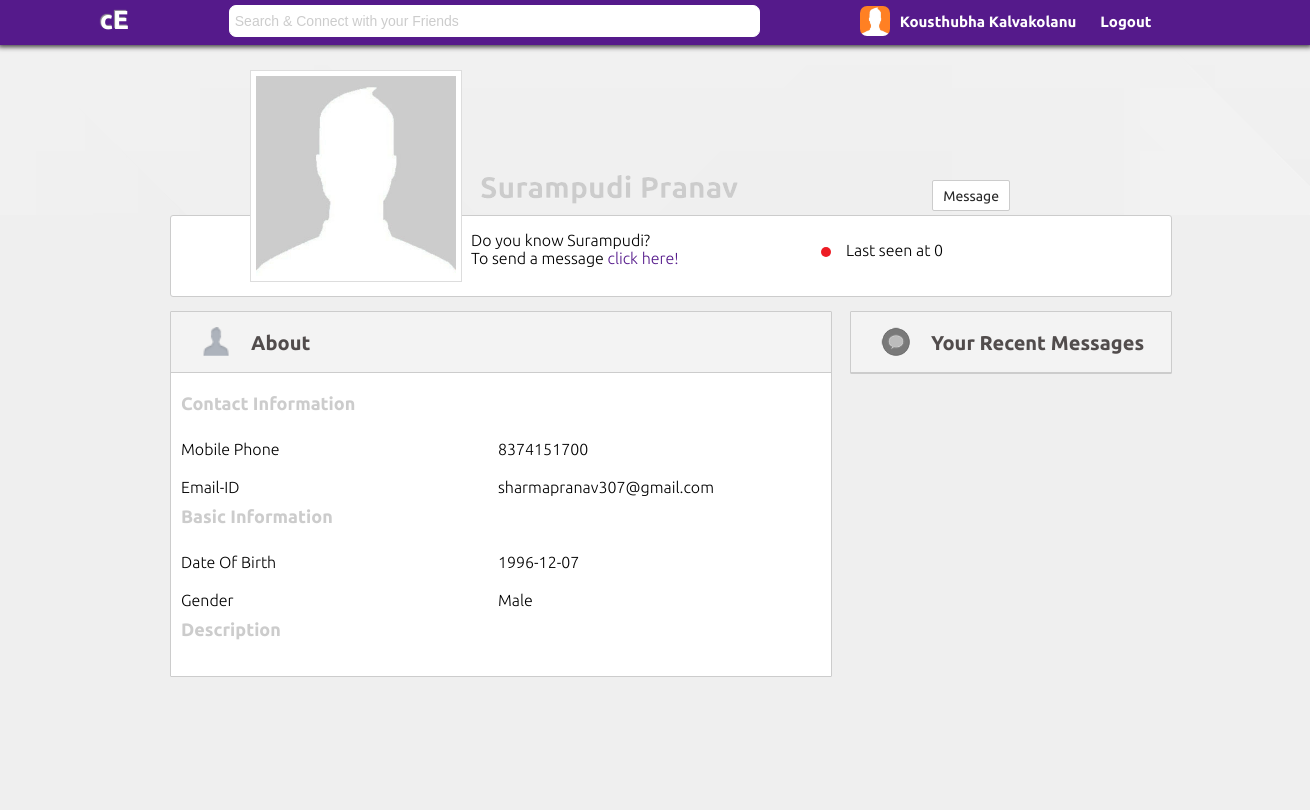
The app's page /main.php?user=sharmapranav307@gmail.com (signed in) with its own data.
### tables this page shows
CREATE TABLE `user` (
  `id` int(11) NOT NULL,
  `firstname` varchar(150) NOT NULL,
  `lastname` varchar(150) NOT NULL,
  `email` varchar(200) NOT NULL,
  `mobile` varchar(10) NOT NULL,
  `dob` date NOT NULL,
  `password` varchar(50) NOT NULL,
  `gender` text NOT NULL,
  `joineddate` date NOT NULL,
  `msgtable` varchar(200) NOT NULL,
  `status` varchar(7) NOT NULL DEFAULT 'offline',
  `imgURL` varchar(150) NOT NULL DEFAULT 'UserContent/profile_00.jpg',
  `user_desc` text NOT NULL,
  `last_online` varchar(50) NOT NULL DEFAULT '0'
);

### main.php (the view, shortened to what this page needs)
<?php
$con = mysqli_connect(DB_HOST,DB_USER,DB_PASSWORD,DB_DATABASE);
if(mysqli_connect_errno()){
	die('Couldn\'t connect to database!');
}else{
	$user = $_GET['user'];
	$sql = "SELECT * FROM user WHERE email='$user'";
	$query = mysqli_query($con,$sql);
	if($query){
		$data = mysqli_fetch_assoc($query);
		$firstname = $data['firstname'];
		$lastname = $data['lastname'];
		$email = $data['email'];
		$mobile = $data['mobile'];
		$dob = $data['dob'];
		$imgURL = $data['imgURL'];
		$gender = $data['gender'];
		$desc = $data['user_desc'];
	}
}
?>
<!doctype html>
<html>
<head>
<link href="css/home.css" rel="stylesheet" media="screen" type="text/css" />
</head>
<body>
<div class="container" id="container">
<div class="header">
<div class="main_nav">
<div class="pic_holder" id="tilt"><div class="display_pic"><img src="<?php echo $imgURL;?>" width="200" height="200" id="display_pic"  onClick="openFile()"/></div></div>
<div class="display_name"><?php echo $firstname." ".$lastname;?></div>
<div class="button">
<?php
if($email==$_SESSION['email']){
	echo '<a href="update.php">Update Info</a>';
}else{
	echo '<a href="home.php?to='.$email.'">Message</a>';
}
?>
</div>
<div class="logo"><a href="main.php">cE</a></div>
<input type="text" id="search" name="search" onFocus="clearText(this)" onBlur="clearText(this)" value="Search & Connect with your Friends" style="margin:5px 0 0 100px; color:#CCC; font-size:14px; float:left;"/>
<div class="profile">
<a href="main.php">
<div class="profile_main">
<div class="profile_content"><img src="<?php echo $_SESSION['imgURL']?>" width="30" height="30"/></div>
<div class="profile_content2"><?php echo $_SESSION['firstname']." ".$_SESSION['lastname']?></div>
</div>
</a>
<div class="profile_content3"><a href="sinout.php">Logout</a></div>
</div>
</div>
</div>
<div class="content_main" id="content"  onClick="collapseSearch()">
<div class="display">
<div class="do_you_know">
<?php
if($email==$_SESSION['email']){
	echo 'To update your profile <a href="update.php">click here!</a>';
}else{
	echo 'Do you know '.$firstname.'?<br>To send a message <a href="home.php?to='.$email.'">click here!</a>';
}
?>
</div>
<div class="do_you_know2">
<?php
if($email!=$_SESSION['email']){
	$con = mysqli_connect(DB_HOST,DB_USER,DB_PASSWORD,DB_DATABASE);
	if(mysqli_connect_errno()){
		die('Couldn\'t connect to database!');
	}else{
		$sql = "SELECT status,last_online FROM user WHERE email='$email'";
		$query = mysqli_query($con,$sql);
		if($query){
			$row = mysqli_fetch_assoc($query);
			if($row['status']=='online'){
				echo 'Online  <div class="online"></div>';
			}else{
				echo 'Last seen at '.$row['last_online'].'  <div class="offline" style="margin:6px 15px 0 0;float:left;"></div>';
			}
		}else echo mysqli_error($con);
	}
}
?>
</div>
</div>
<div class="about_us">
<div class="page_header">
<div class="page_header_img"><img src="Images/user.png" width="30" height="30"></div>
<div class="page_title">About</div>
</div>
<div class="about_main">
<div class="about_title">Contact Information</div>
<div class="def">Mobile Phone</div><div class="value"><?php echo $mobile?></div>
<div class="def">Email-ID</div><div class="value"><?php echo $email?></div>
<div class="about_title">Basic Information</div>
<div class="def">Date Of Birth</div><div class="value"><?php echo $dob?></div>
<div class="def">Gender</div><div class="value"><?php echo $gender?></div>
<div class="about_title">Description</div>
<div class="value" style="width:97%"><?php echo $desc?></div>
</div>
</div>
<div class="recent_chats">
<div class="page_header">
<div class="page_header_img"><img src="Images/Messages-icon.png" width="30" height="30"></div>
<div class="page_title">Your Recent Messages</div>
</div>
</div>
</div>
</div>
</body>
</html>

### css/home.css (style rules this page uses)
body { width: 100%; color:#551A8B; margin:0; padding:0; font-size:18px; font-family: Ubuntu, Arial, "libra sans", sans-serif; }
.container { width: 100%; margin:0; padding:0; background:url(../Images/image-background-paper.png); }
.header { width: 100%; height: 45px; box-shadow:0px 0px 5px 2px rgba(0,0,0,0.75); margin:0; padding:0; background:#efefef; }
.main_nav { background: #551A8B; margin:0; padding:0; height:45px; font-size:16px; }
.logo { font-size:26px; color:#FFFFFF; font-weight:bold; float:left; margin:5px 0 0 100px; text-shadow:-1px -1px 1px #999; }
.logo a { color:#FFF; text-decoration:none; }
.profile_content { height:30px; color:#FFF; margin:6px 10px 0 100px; float:left; }
.profile_content img { border-radius:7px; }
.profile_main { border-radius:5px; }
.profile_content2 { height:35px; color:#FFF; font-size:15px; margin:13px 14px 0 0px; float:left; font-weight:bold; }
.profile_content3 { height:35px; color:#FFF; font-size:15px; margin:13px 14px 0 10px; float:left; font-weight:bold; }
.profile_content3 a { color:#FFF; text-decoration:none; }
.profile { height:35px; margin:0 0 0 100px; width:1200px; }
.main_nav input[type="text"] { width:40%; height:30px; color:#CCC; border:1px solid #FFF; border-radius:7px; padding:0 0 0 5px; }
.offline { background:url(../Images/status_off.png); border-radius:25px; height:10px; width:10px; float:left; margin:17px; }
.content_main { background:#efefef; color:#551A8B; font-size:16px; font-weight:200; width:100%; min-height:595px; }
.button { background:#FFF; border:1px solid #CCC; border-radius:2px; height:15px; color:#4f4f4f; font-size:14px; font-weight:400; padding:7px 10px; text-align:center; position:absolute; top:180px; right:300px; }
.button a { color:#282828; text-decoration:none; }
.display { width:1000px; height:80px; margin:170px 0 0 170px;; background:#FFF; border:1px solid #CCC; border-radius:3px; }
#display_pic { width:200px; height:200px; border:5px solid #FFF; }
.pic_holder { border:1px solid #ddd; position:absolute; top:70px; left:250px; width:210px; height:210px; }
.display_name { color:#ccc; font-weight:bold; font-size:30px; position:absolute; top:170px; left:480px; -webkit-text-stroke:0.3px #fcfcfc; }
#tilt { -webkit-transition: all 0.5s ease; -moz-transition: all 0.5s ease; -o-transition: all 0.5s ease; -ms-transition: all 0.5s ease; transition: all 0.5s ease; }
.do_you_know { width:300px; height:60px; margin:15px 0 0 300px; color:#000; float:left; }
.do_you_know2 { width:300px; height:60px; margin:25px 0 0 50px; color:#000; float:left; }
.do_you_know a { color:#551A8B; text-decoration:none; }
.about_us { width:660px; margin:10px 0 0 170px; background:#FFF; border:1px solid #CCC; border-radius:1px; float:left; }
.about_main { width:100%; float:left; }
.about_title { color:#CCC; margin:20px 0 0 10px; font-size:18px; font-weight:bold; }
.def { float:left; font-size:16px; color:#000; width:45%; padding:10px; }
.value { width:45%; float:left; font-size:16px; color:#000; padding:10px; }
.recent_chats { width:320px; margin:10px 0 0 18px; background:#FFF; border:1px solid #CCC; border-radius:1px; float:left; }
.page_header { width:100%; border-bottom:1px solid #CCC; height:60px; background:#f3f3f3; float:left; }
.page_header_img { width:30px; height:30px; margin:15px 10px 0 30px; float:left; }
.page_title { margin:19px 10px; float:left; font-size:20px; color:#514c4c; font-weight:bold; text-align:center; }

### records on screen
user: imgURL (picture), firstname "Surampudi", lastname "Pranav", last_online "0", mobile "8374151700", email "sharmapranav307@gmail.com", dob "1996-12-07", gender "Male"

### other values on screen
$_SESSION['firstname'] "Kousthubha"
$_SESSION['lastname'] "Kalvakolanu"
